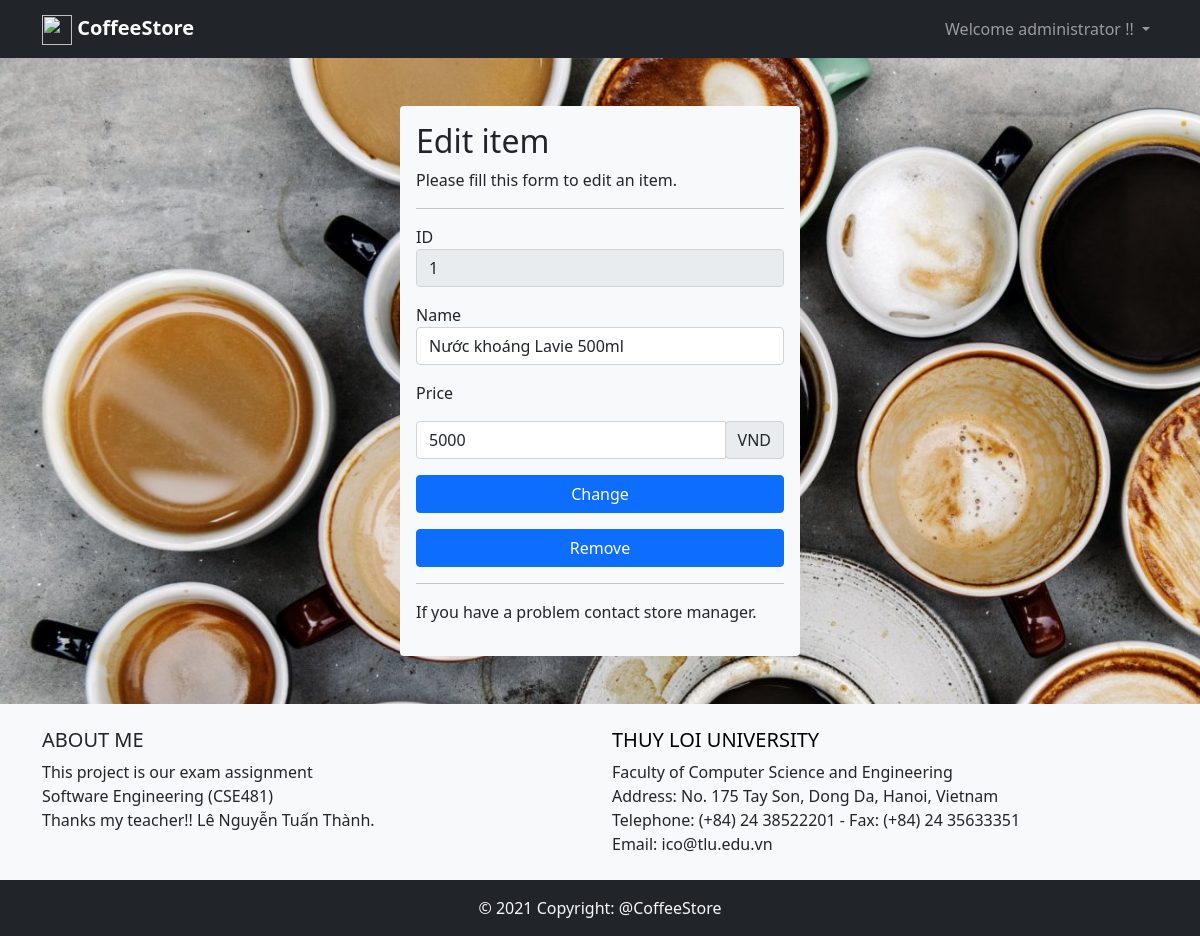
/views/edit-item.php?ID=1 (signed in), run on the app's committed database.
### tables this page shows
CREATE TABLE `employees` (
  `empl_id` int(11) UNSIGNED NOT NULL,
  `fullname` varchar(32) NOT NULL,
  `gender` enum('male','female') NOT NULL,
  `phoneNumber` int(10) UNSIGNED DEFAULT NULL,
  `address` varchar(200) DEFAULT NULL,
  `wages` bigint(20) UNSIGNED DEFAULT NULL,
  `status` tinyint(2) UNSIGNED NOT NULL DEFAULT 1,
  `user_id` int(11) UNSIGNED NOT NULL
);

CREATE TABLE `menu` (
  `item_id` int(11) UNSIGNED NOT NULL,
  `name` varchar(200) NOT NULL,
  `price` bigint(20) UNSIGNED NOT NULL,
  `status` tinyint(2) UNSIGNED NOT NULL DEFAULT 1
);

### controlers/database.php (called while the page is built, shortened)
<?php
class Database
{
    private $severname = 'localhost';
    private $username = 'root';
    private $password = '';
    private $database = 'coffeestore';
    function __construct()
    {
        $this->conn = mysqli_connect($this->severname, $this->username, $this->password, $this->database);
    }
}

### controlers/item.php (called while the page is built, shortened)
<?php
class Ctrl_Item{
    public static function Get( $itemId )
    {
        $db = new Database();
        $sql = "SELECT * FROM `menu` WHERE `item_id` = $itemId;";
        $query = mysqli_query($db->conn, $sql);
        if ($query) {
            $result = mysqli_fetch_row($query);
            return $result;
        } else {
            return $db->conn->error." $sql";
        }
    }
}

### controlers/edit-item.php (called while the page is built, shortened)
<?php
include_once('../controlers/item.php');
if (isset($_POST['Edit'])) {
    $itemid = $_POST['ID'];
    $name = trim($_POST['name-input']);
    $price = $_POST['price-input'];
    $result = Ctrl_Item::Edit($itemid, $name, $price);
    if ($result == '0') header("location: ../views/manage-menu.php");
    else echo $result;
} else if (isset($_POST['Del'])) {
    $id = $_POST['id-input'];
    Ctrl_Item::Remove($id);
    header("location: ../views/manage-menu.php");
} else if (isset($_GET['ID'])) {
    $item = Ctrl_Item::Get($_GET['ID']);
} else {
    header("location: ../views/manage-menu.php");
}
?>

### views/edit-item.php (the view, shortened to what this page needs)
<?php
include('../controlers/edit-item.php');
?>
<!DOCTYPE html>
<html lang="en">
<head>
    <link href="https://cdn.jsdelivr.net/npm/bootstrap@5.0.0-beta1/dist/css/bootstrap.min.css" rel="stylesheet">
    <link rel="stylesheet" href="../css/style.css">
</head>
<body>
    <?php include('nav-bar.php'); ?>
    <div class="bg-light rounded mx-auto my-5 p-3" style="width: 400px;">
        <h2>Edit item</h2>
        <p>Please fill this form to edit an item.</p>
        <hr>
        <form method="POST" action="edit-item.php">
            <div class="my-3">
                <label for="ID">ID</label>
                <input type="text" class="form-control" name="ID" value="<?php echo $item[0]; ?>" readonly>
            </div>
            <div class="my-3">
                <label for="name-input">Name</label>
                <input type="text" class="form-control" name="name-input" placeholder="Enter name" minlength="3" maxlength="200" value="<?php echo $item[1]; ?>" required>
            </div>
            <label for="price-input">Price</label>
            <div class="input-group my-3">
                <input type="number" class="form-control" name="price-input" placeholder="Enter price" min="1000" max="99999999999999999999" step="1000" value="<?php echo $item[2]; ?>" required>
                <div class="input-group-append">
                    <span class="input-group-text">VND</span>
                </div>
            </div>
            <div class="d-grid gap-2 my-3">
                <button type="button" class="btn btn-primary" data-bs-toggle="modal" data-bs-target="#confirmModalChange">Change</button>
            </div>
            <div class="d-grid gap-2 my-3">
                <button type="button" class="btn btn-primary" data-bs-toggle="modal" data-bs-target="#confirmModalRemove">Remove</button>
            </div>
            <hr>
            <p>If you have a problem contact store manager.</p>
        </form>
    </div>
    <?php include("footer.php"); ?>
</body>
</html>

### views/nav-bar.php (shortened to what this page needs)
<nav class="navbar navbar-expand-lg navbar-dark bg-dark">
    <div class="container">
        <a class="navbar-brand" href="/CoffeeStore/index.php"><img src="/CoffeeStore/img/iconlogo.png" width="30" height="30" alt=""> <strong>CoffeeStore</strong></a>
        <div class="collapse navbar-collapse" id="navbarSupportedContent">
            <ul class="nav navbar-nav ms-auto">
                <?php
                if (!isset($_SESSION['logined'])) { ?>
                    <li class='nav-item'>
                        <a class='nav-link' href="/CoffeeStore/views/login.php">Sign In</a>
                    </li>
                <?php } else {
                    $db = new Database();
                    $result = mysqli_query($db->conn, "SELECT `employees`.`fullname`, `accounts`.`permisson` FROM `accounts` INNER JOIN `employees` ON `accounts`.`user_id` = `employees`.`user_id` WHERE `accounts`.`user_id` = " . $_SESSION['logined']);
                    $logined = mysqli_fetch_row($result);
                ?>
                    <li class="nav-item dropdown">
                        <a class="nav-link dropdown-toggle" href="#" id="navbarDropdown" role="button" data-bs-toggle="dropdown" aria-expanded="false">
                            Welcome <?php echo $logined[0]; ?> !!
                        </a>
                    </li>
                <?php } ?>
            </ul>
        </div>
    </div>
</nav>

### css/style.css (style rules this page uses)
body { background-image: url('/CoffeeStore/img/background.jpg'); background-position: middle; background-repeat: no-repeat; background-attachment: fixed; background-size: cover; margin: 0; display: flex; flex-direction: column; min-height: 100vh; }

### data on the page
employees: fullname "administrator"
menu: ID "1", name-input "Nước khoáng Lavie 500ml", price-input "5000"
